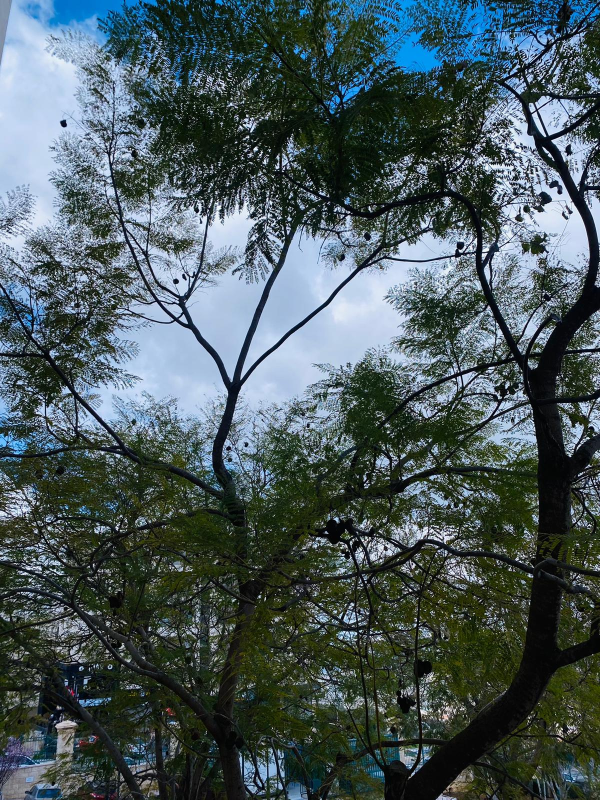
#> input picture resources/images/test.jpeg, 1200 x 1600 px, found by its file name (shown at 1/2 size)
$ python old.py
#> lines starting #> are read from the running program, lines starting #| are printed output that depends on the picture
import cv2 as cv                                        #! computer vision library
import numpy as np                                      #! numerical python library
from matplotlib import pyplot as plt                    #! plot curves (histogram)
import random as rand                                   #! generate random number
import time                                             #! calculate execution time

#! constants
MAX_GRAY_LVL = 255
MIN_GAMMA_VAL = 0.04
MAX_GAMMA_VAL = 5

#! function to show an image after resizing it and wait for the user
def show_img(img_title, img):
    width = int(img.shape[1] * 0.5)                                               # width scaling
    height = int(img.shape[0] * 0.5)                                              # height scaling
    dim = (width, height)                                                         # define a tuple
    resized_image = cv.resize(img, dim, interpolation = cv.INTER_AREA)            # resize the image
    cv.imshow(img_title, resized_image)                                           # show the image
    cv.waitKey(0)                                                                 # wait for the user
    cv.destroyAllWindows()                                                        # close the window

#! function to show the histogram of an image
def show_hist(hist_tile, img):
    plt.figure().set_figwidth(12)                                                 # customize the width of the figure
    plt.plot(cv.calcHist([img],[0],None,[MAX_GRAY_LVL + 1],[0,MAX_GRAY_LVL + 1])) # plot the histogram
    plt.title(hist_tile)                                                          # set the title
    plt.xlabel('Gray Levels')                                                     # label for x-axis
    plt.ylabel('No. Of Pixels')                                                   # label for y-axis
    plt.xlim([0, MAX_GRAY_LVL])                                                   # range of x-axis
    plt.ylim(ymin = 0)                                                            # range of y-axis
    plt.locator_params(axis = 'x', nbins = 50)                                    # customize the number of pins in x-axis
    plt.show()                                                                    # show the figure

#TODO: read the input image
img = cv.imread('resources\\images\\test.jpeg')                                   # change the path to test my code
#> img is the input picture: shape (1600, 1200, 3); mean B, G, R 91, 88, 73

#TODO: convert the input image into the grayscale
gray_sacle_img = cv.cvtColor(img, cv.COLOR_BGR2GRAY)
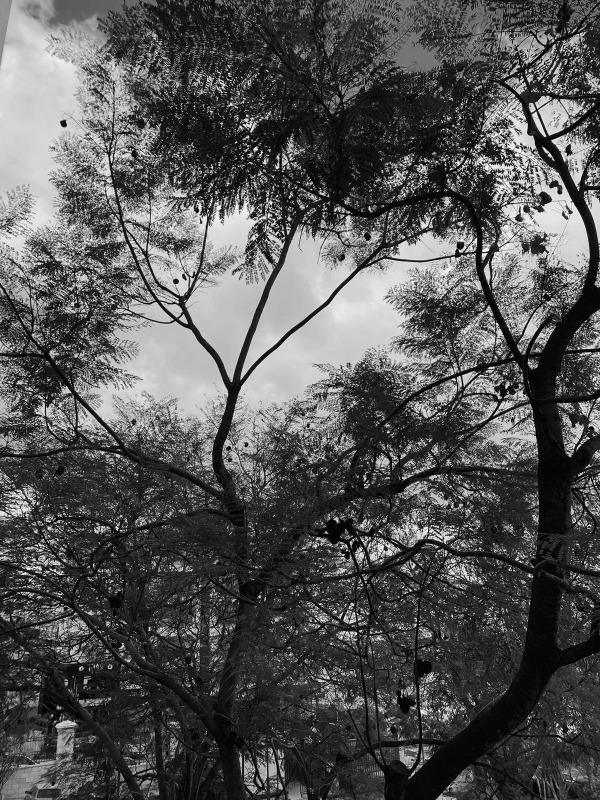
#> gray_sacle_img: shape (1600, 1200) (shown at 1/2 size); min 0, max 255, mean 83.8
show_img('Grayscale Image', gray_sacle_img)
#> in show_img, `resized_image = cv.resize(img, dim, interpolation = cv.INTER_AREA)`:
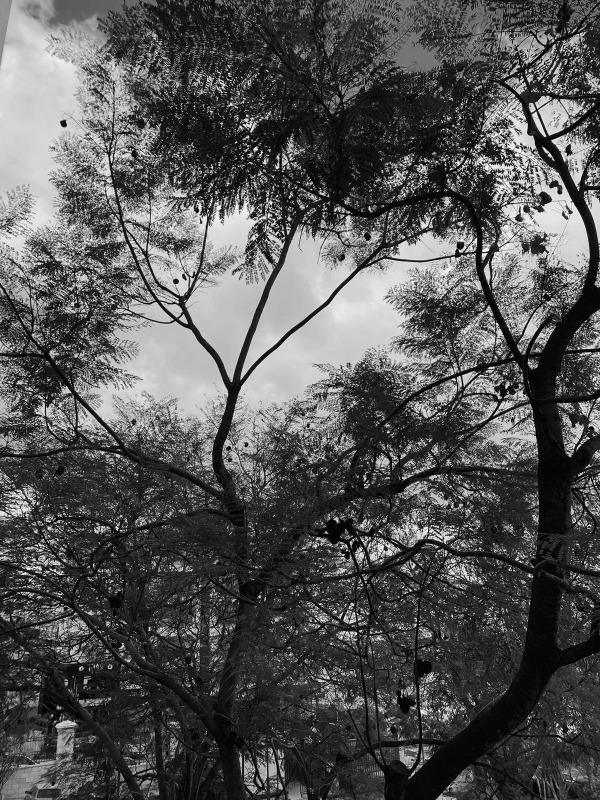
#> resized_image: shape (800, 600); min 1, max 250, mean 84
show_hist('Grayscale Image Histogram', gray_sacle_img)
#> in show_hist, `plt.show()`:
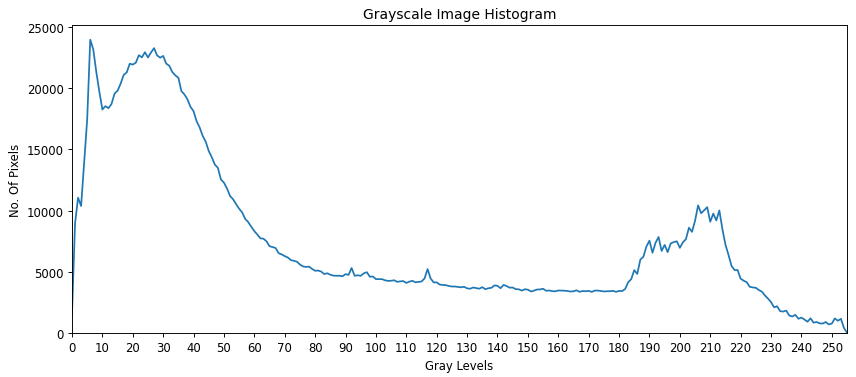
#> figure drawn by matplotlib, 1 panel; curve peaks at x = 6, y = 23957

#TODO: modify the brightness of the image using gamma-correction
#! generate random number
while True:
    gamma = rand.uniform(MIN_GAMMA_VAL, MAX_GAMMA_VAL)
    # if gamma < 1 ---> takes two decimal point digits
    if gamma < 1:
        gamma = round(gamma, 2)
        break

    # if gamma >= 2 ---> no fraction is allowed
    elif gamma >= 2:
        gamma = int(gamma)
        break

#! calculate the scaling factor (c), s = c * r^gamma
c = MAX_GRAY_LVL / (MAX_GRAY_LVL ** gamma)

#! modification using lookup table
start = time.time();                                                                                # time before
lut = [(c * (i ** gamma)) for i in range(MAX_GRAY_LVL + 1)]                                         # generate the lookup table
lut = np.array(lut, np.uint8)                                                                       # convert it into array
modified_img_by_lut = cv.LUT(gray_sacle_img, lut)                                                   # perform it on the image
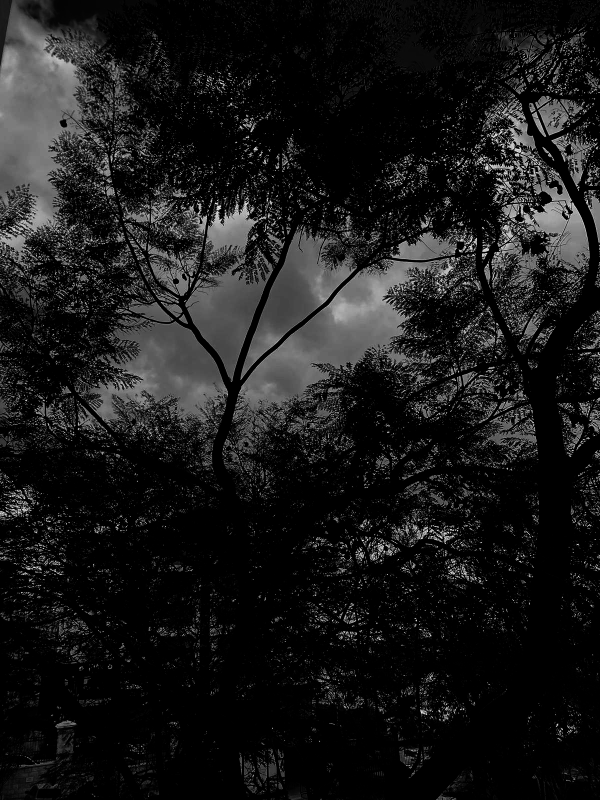
#> modified_img_by_lut: shape (1600, 1200) (shown at 1/2 size); min 0, max 254, mean 25.2
end = time.time();                                                                                  # time after
show_img('Modified Image Using LUT with gamma ' + str(gamma), modified_img_by_lut)
#> call 2 of show_img, with img_title = 'Modified Image Using LUT with gamma 4'
#> in show_img (call 2), `resized_image = cv.resize(img, dim, interpolation = cv.INTER_AREA)`:
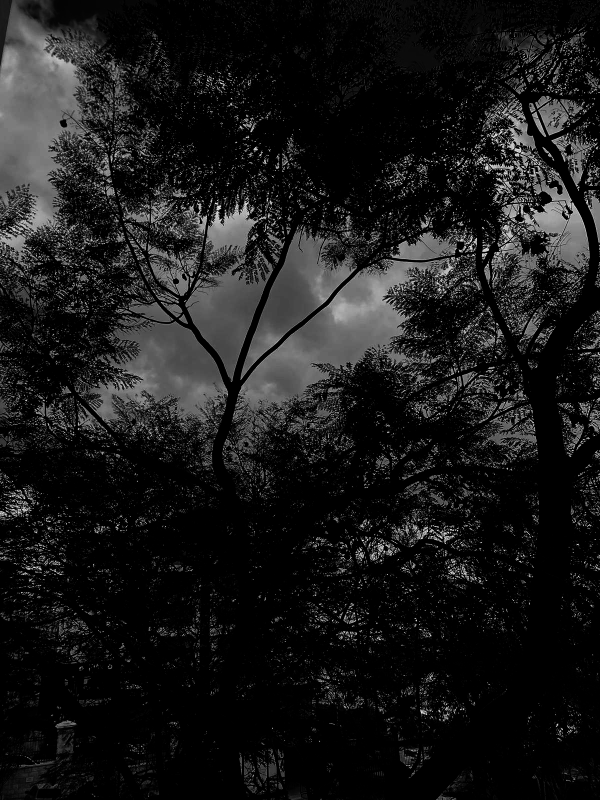
#> resized_image: shape (800, 600); min 0, max 235, mean 25.2
show_hist('Modified Image Using LUT with gamma ' + str(gamma) + ' Histogram', modified_img_by_lut)
#> in show_hist (call 2), `plt.show()`:
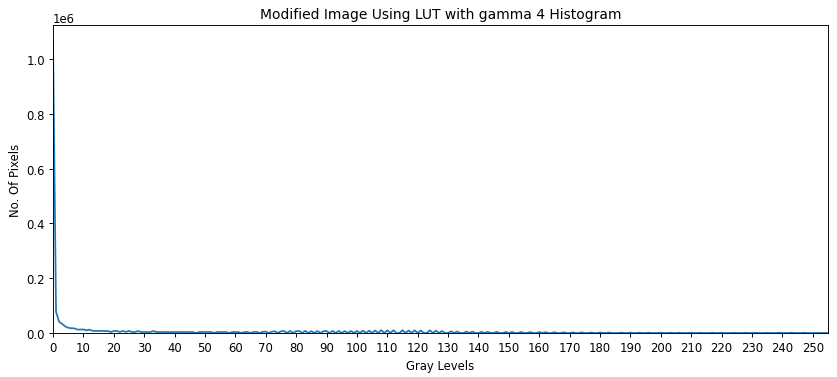
#> figure drawn by matplotlib, 1 panel; curve peaks at x = 0, y = 1070101
print('LUT execution time =',end - start,'seconds')

#! modification manually pixel by pixel
rows = len(gray_sacle_img)                                                                          # calculate the rows
#> rows = 1600
columns = len(gray_sacle_img[0])                                                                    # calculate the columns
#> columns = 1200
modified_img_manullay = np.zeros((rows, columns), dtype = np.uint8)                                               # generate an array for the output image
start = time.time()                                                                                 # time before
for i in range(rows):
    for j in range(columns):
        modified_img_manullay[i][j] = c * (gray_sacle_img[i][j] ** gamma)                           # modified each pixel
end = time.time()                                                                                   # time after
show_img('Modified Image Manually with gamma ' + str(gamma), modified_img_manullay)
show_hist('Modified Image Manually with gamma ' + str(gamma) + ' Histogram', modified_img_manullay)
print('Manual execution time =',end - start,'seconds')
